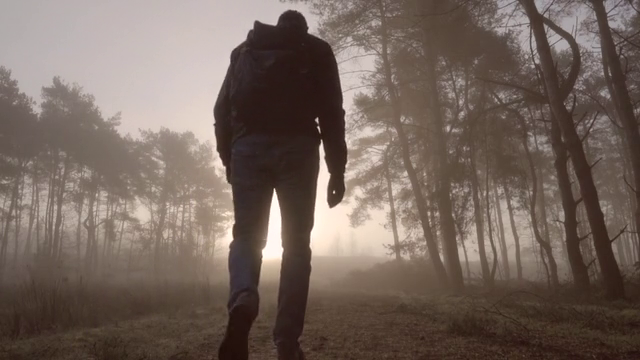
#> input picture frame 84 of Videos/Video1.mp4, 640 x 360 px, given in place of Video2.mp4, which was not available
$ jupyter execute '19. Optical Flow.ipynb'   (text cells are left out)
#> lines starting #> are read from the running program, lines starting #| are printed output that depends on the picture; pictures that were not available may be replaced by others from this repository, and a replacement may not be noted
[cell 1]
import cv2
import numpy as np

[cell 2]
cap = cv2.VideoCapture('Videos\Video2.mp4')

# params for ShiTomasi Corner Detection
feature_params = dict( maxCorners = 2500,
                     qualityLevel = 0.7,
                     minDistance = 5,
                     blockSize = 2)

# Parameters for lucas kanade optical flow
lk_params = dict( winSize = (40,40),
                maxLevel = 5,
                criteria = (cv2.TERM_CRITERIA_EPS | cv2.TERM_CRITERIA_COUNT, 20, 0.03))

# create random colors
color = np.random.randint(0,255,(100,3))

# Take first frame and find corners in it
ret, old_frame = cap.read()
#> old_frame is the input picture: shape (360, 640, 3); mean B, G, R 92.9, 101.4, 116.7
old_gray = cv2.cvtColor(old_frame, cv2.COLOR_BGR2GRAY)
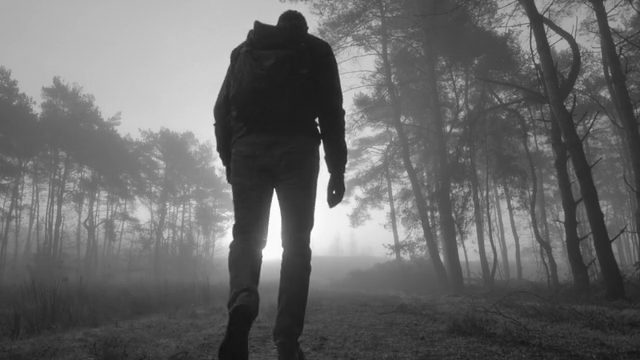
#> old_gray: shape (360, 640); min 17, max 255, mean 104.9
p0 = cv2.goodFeaturesToTrack(old_gray, mask=None, **feature_params)
#> p0 = [[334, 193], [318, 127]]

# Create a mask image for drawing purposes
mask = np.zeros_like(old_frame)
while True:
    ret, frame = cap.read()
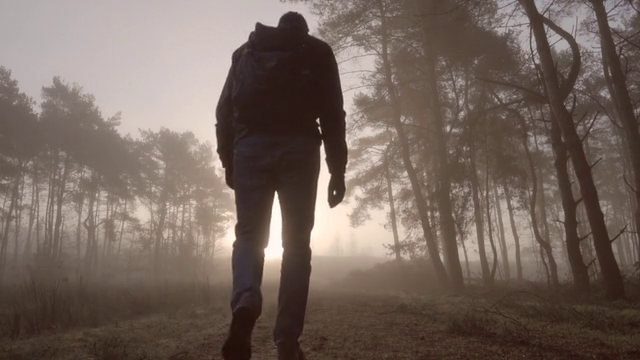
#> input picture frame 85 of Videos/Video1.mp4, 640 x 360 px, given in place of Video2.mp4, which was not available
#> frame is the input picture: shape (360, 640, 3); mean B, G, R 93.2, 101.6, 117

    if ret:
        gray = cv2.cvtColor(frame, cv2.COLOR_BGR2GRAY)

        # Calculate Optical Flow
        p1, st, err = cv2.calcOpticalFlowPyrLK(old_gray,
                                              gray, p0,
                                              None, **lk_params)
#> p1 = [[334.5, 193.1], [318.9, 127.5]]; st = [1, 1]; err = [3.49, 0.764]

        # Select good points
        good_new = p1[st==1]
#> good_new = [[334.5, 193.1], [318.9, 127.5]]
        good_old = p0[st==1]
#> good_old = [[334, 193], [318, 127]]

        # Draw the Tracks
        # Iterating through all points from detected points
        for i,(new,old) in enumerate(zip(good_new,good_old)):
            a,b = new.ravel()
            c,d = old.ravel()

            mask = cv2.line(mask, (int(a),int(b)), (int(c),int(d)), color[i].tolist(), 2)
            frame = cv2.circle(frame, (int(a),int(b)), 5, color[i].tolist(), -1)
#> this loop made 2 passes
#> (a, b, c, d) on passes 1 to 2: (334.5, 193.1, 334, 193), (318.9, 127.5, 318, 127)

        img = cv2.add(frame,mask)
        cv2.imshow('Optical Flow',img)

        old_gray = gray.copy()
        p0 = good_new.reshape(-1,1,2)
#> p0 = [[334.5, 193.1], [318.9, 127.5]]

    if cv2.waitKey(15) & 0xFF == 27:
#> (key Esc is pressed here)
        break


cap.release()
cv2.destroyAllWindows()

[cell 3]
cv2.destroyAllWindows()

[cell 4]
cap = cv2.VideoCapture('Videos\Video2.mp4')

# create random colors
color = np.random.randint(0,255,(100,3))

# Take first frame and find corners in it
ret, frame1 = cap.read()
prvs = cv2.cvtColor(frame1, cv2.COLOR_BGR2GRAY)
hsv = np.zeros_like(frame1)
# Assigning 255 to Saturation Value in hsv Image
hsv[...,1] =  255

while True:
    ret, frame2 = cap.read()

    if ret:
        new = cv2.cvtColor(frame2, cv2.COLOR_BGR2GRAY)

        # Calculate Optical Flow
        # Parameters (prev, next, flow, pyr_scale, levels, winsize, iterations, poly_n, poly_sigma, flags)
        flow = cv2.calcOpticalFlowFarneback(prvs, new, None,
                                            0.5, 3, 15, 3, 5, 1.2, 0)

        mag, ang = cv2.cartToPolar(flow[...,0], flow[...,1])
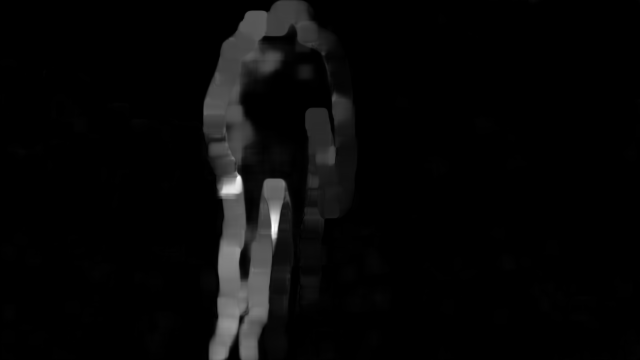
#> mag: shape (360, 640) float32; min 1.13e-08, max 6.78, mean 0.211; drawn with min black and max white
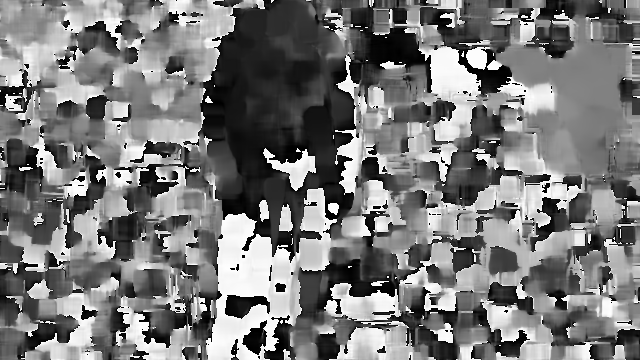
#> ang: shape (360, 640) float32; min 2.18e-07, max 6.28, mean 2.98; drawn with min black and max white
        hsv[...,0] = ang*180 / np.pi/2
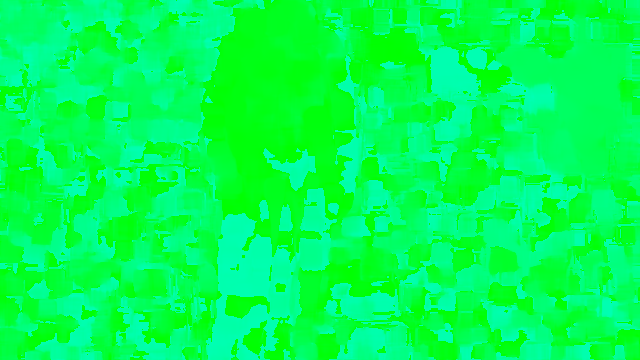
#> hsv: shape (360, 640, 3); mean of channels 0, 1, 2 84.9, 255, 0; drawn as B, G, R
        hsv[...,2] = cv2.normalize(mag, None, 0, 255, cv2.NORM_MINMAX)
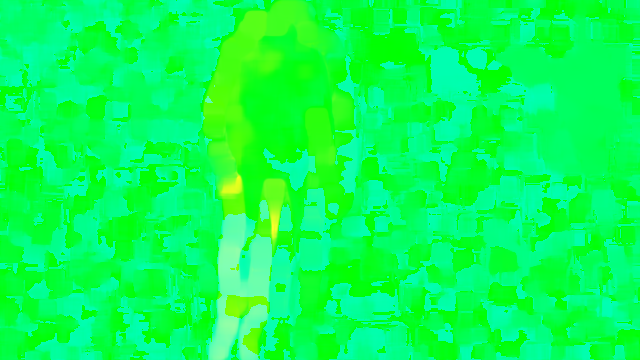
#> hsv: shape (360, 640, 3); mean of channels 0, 1, 2 84.9, 255, 7.7; drawn as B, G, R
        rgb = cv2.cvtColor(hsv, cv2.COLOR_HSV2BGR)
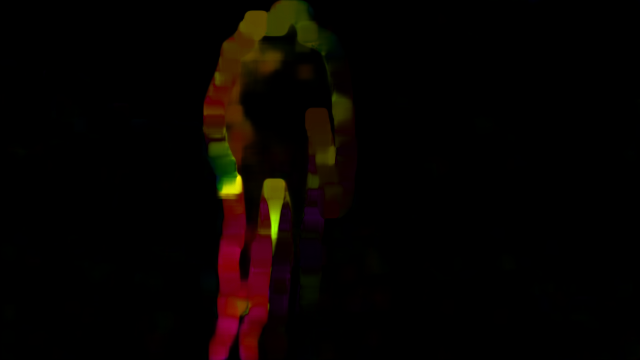
#> rgb: shape (360, 640, 3); mean B, G, R 0.7, 3.1, 7.2
        img = cv2.add(frame2,rgb)
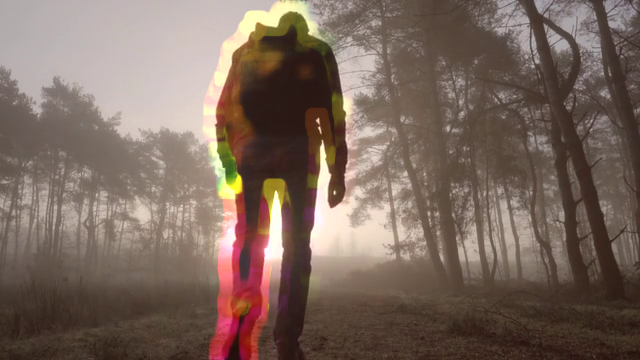
#> img: shape (360, 640, 3); mean B, G, R 93.9, 104.4, 123.2

        cv2.imshow('Optical Flow',img)

        prvs = new

    if cv2.waitKey(25) & 0xFF == 27:
#> (key Esc is pressed here)
        break


cap.release()
cv2.destroyAllWindows()

$ run again, starting later in the video
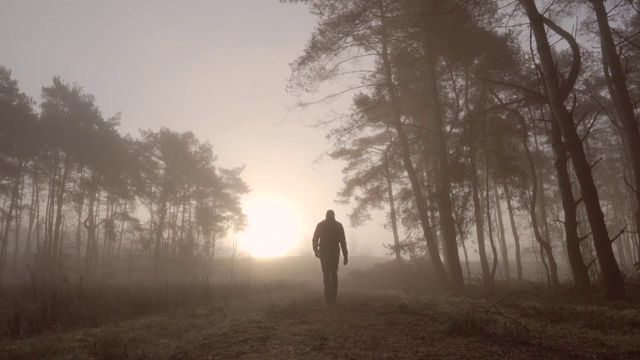
#> input picture frame 378 of Videos/Video1.mp4, 640 x 360 px, given in place of Video2.mp4, which was not available
#> old_frame is the input picture: shape (360, 640, 3); mean B, G, R 101.5, 111.2, 126.5
#> `p0 = cv2.goodFeaturesToTrack(old_gray, mask=None, **feature_params)`: p0 = 18 rows, first 8: [518, 2], [345, 264], [340, 243], [319, 247], [550, 45], [406, 172], [561, 37], [543, 15]
#> p1 = 18 rows, first 8: [518, 2], [345, 264.2], [340, 243.2], [319.1, 246.8], [550, 45], [406, 172], [561, 37], [543, 15]; st = 18 values from 1 to 1; err = 18 values, max 1.33 at index 3, min 0 at index 6, mean 0.173
#> good_new has the same summary as p1
#> good_old has the same summary as p0
#> the loop `for i,(new,old) in enumerate(zip(good_new,good_old)):` made 18 passes
#> (a, b, c, d) on passes 1 to 8: (518, 2, 518, 2), (345, 264.2, 345, 264), (340, 243.2, 340, 243), (319.1, 246.8, 319, 247), (550, 45, 550, 45), (406, 172, 406, 172), (561, 37, 561, 37), (543, 15, 543, 15)
#> after the loop `for i,(new,old) in enumerate(zip(good_new,good_old)):`:
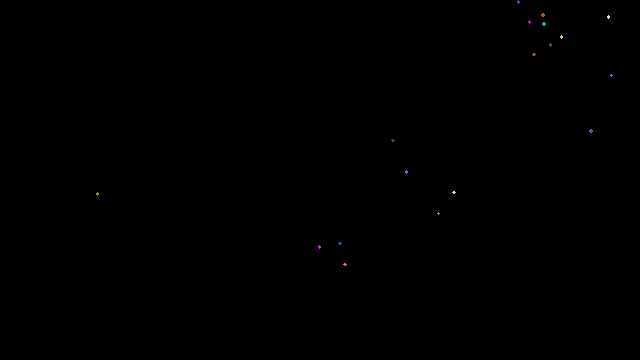
#> mask: shape (360, 640, 3); mean of channels 0, 1, 2 0.1, 0.1, 0.1; drawn as B, G, R
#> `p0 = good_new.reshape(-1,1,2)`: p0 has the same summary as p1
#> `hsv[...,2] = cv2.normalize(mag, None, 0, 255, cv2.NORM_MINMAX)`:
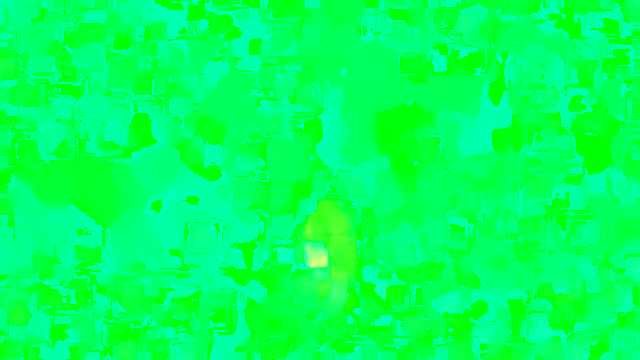
#> hsv: shape (360, 640, 3); mean of channels 0, 1, 2 93.4, 255, 1.8; drawn as B, G, R

$ run again, starting later in the video
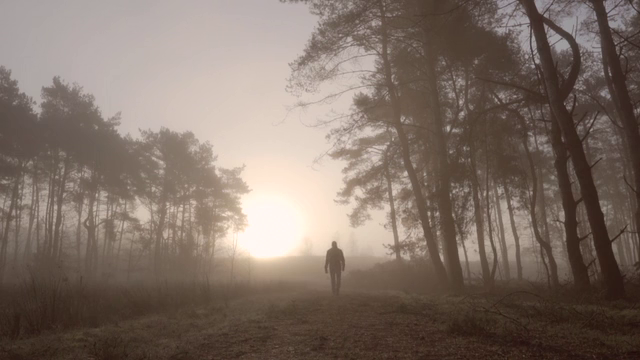
#> input picture frame 672 of Videos/Video1.mp4, 640 x 360 px, given in place of Video2.mp4, which was not available
#> old_frame is the input picture: shape (360, 640, 3); mean B, G, R 102.6, 112.5, 127.7
#> p0 = 22 rows, first 8: [608, 17], [550, 45], [518, 2], [438, 212], [393, 140], [406, 172], [529, 22], [581, 52]
#> p1 has the same summary as p0; st = 22 values from 1 to 1; err = 22 values, max 0.147 at index 1, min 0 at index 13, mean 0.055
#> good_new has the same summary as p0
#> good_old has the same summary as p0
#> the loop `for i,(new,old) in enumerate(zip(good_new,good_old)):` made 22 passes
#> (a, b, c, d) on passes 1 to 8: (608, 17, 608, 17), (550, 45, 550, 45), (518, 2, 518, 2), (438, 212, 438, 212), (393, 140, 393, 140), (406, 172, 406, 172), (529, 22, 529, 22), (581, 52, 581, 52)
#> after the loop `for i,(new,old) in enumerate(zip(good_new,good_old)):`:
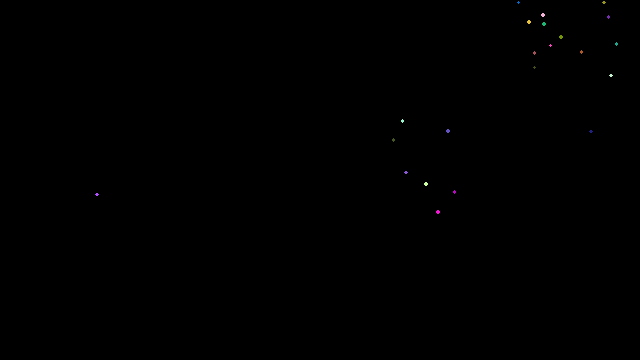
#> mask: shape (360, 640, 3); mean of channels 0, 1, 2 0.1, 0.1, 0.1; drawn as B, G, R
#> `img = cv2.add(frame2,rgb)`:
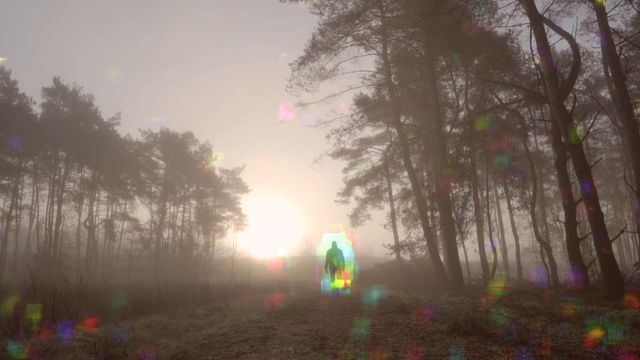
#> img: shape (360, 640, 3); mean B, G, R 103.9, 113.9, 129.1
